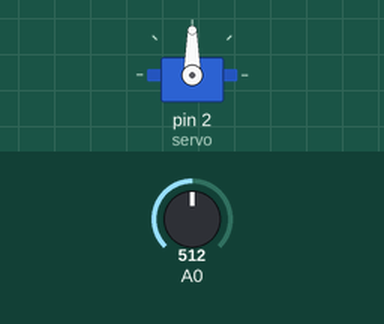
Recording of a sketch running on a simulated Arduino Uno, built with avr-gcc and run on an emulated ATmega328P. On the bench: servo. The inputs (shaded band) are chosen by the test bench; at power-on: A0 = 512.

Above: at 1.2 s.
1.3 s: A0 set to 716
At 2.2 s:
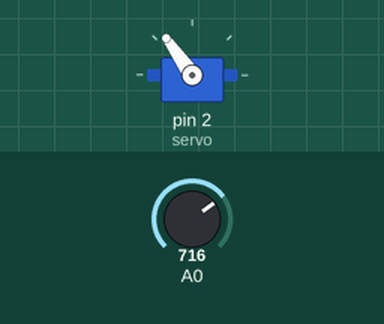
2.8 s: A0 set to 900
At 3.1 s:
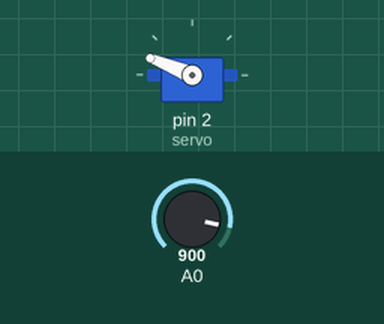
4.3 s: A0 set to 1023
At 5.5 s:
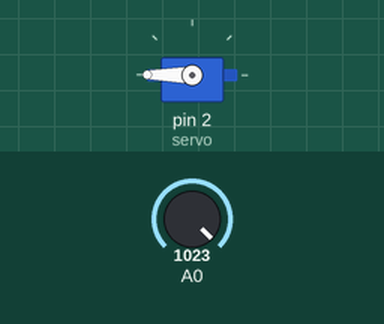
5.8 s: A0 set to 306
At 6.6 s:
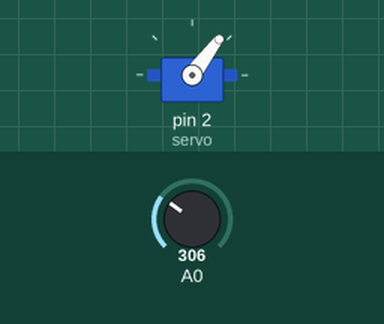
7.3 s: A0 set to 122
At 8.0 s:
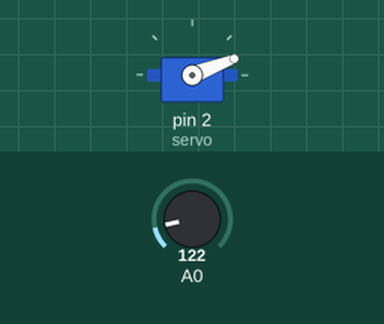
Timing chart, 0 to 9.8 s (numbered marks = the images above; inputs shaded):
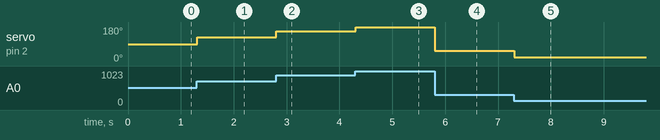

The sketch:

Servo-Joystick_Potenciometro.ino
```cpp
#include <Servo.h>           // Incluye la biblioteca Servo para controlar motores servo

Servo servo;                 // Crea un objeto 'servo' para manejar el motor

void setup() {
  servo.attach(2);          // Conecta el servo al pin digital 2 del Arduino
}

void loop() {
  int val = analogRead(0);  // Lee el valor analógico del pin A0 (por ejemplo, de un potenciómetro)

  val = map(val, 0, 1023, 0, 180); // Convierte el valor leído (0–1023) a un ángulo entre 0 y 180 grados

  servo.write(val);         // Mueve el servo al ángulo calculado

  delay(15);                // Espera 15 milisegundos para que el servo tenga tiempo de moverse
}
```

Measured:
- after the input at 1.3 s, servo on pin 2 (servo): 90° → 125° at once
- after the input at 2.8 s, servo on pin 2 (servo): 125° → 158° at once
- after the input at 4.3 s, servo on pin 2 (servo): 158° → 180° at once
- after the input at 5.8 s, servo on pin 2 (servo): 180° → 53° at once
- after the input at 7.3 s, servo on pin 2 (servo): 53° → 21° at once
